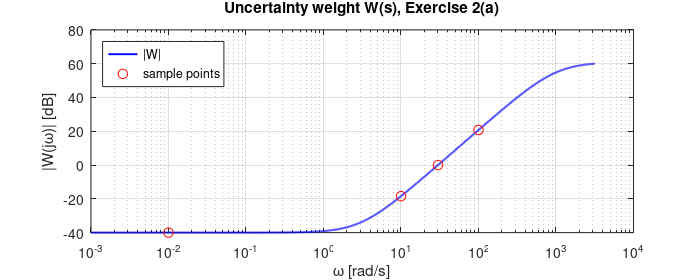
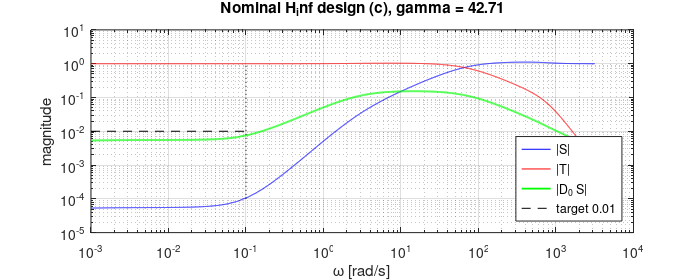
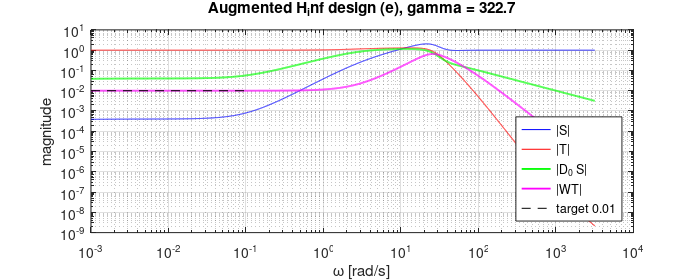

The MATLAB source for these figures, in order:
% Robust-control note, chapter 6: full Exercise 2 — parts (a)–(e).
% Produces every number and every figure quoted in the note. Run from the repo root:
%   octave --no-gui --quiet Control/robust-control-06-robust-performance-analysis/scripts/ex2.m
% Figures are written to .../robust-control-06-robust-performance-analysis/assets/.
pkg load control
format short g
s = tf('s');
here = 'Control/robust-control-06-robust-performance-analysis/assets/';
if exist(here, 'dir') != 7, mkdir(here); end
set(0, 'defaultfigurevisible', 'off');
set(0, 'defaultfigurepaperunits','inches','defaultfigurepaperposition',[0 0 7 2.8]);

% ---------------- plant ----------------
GH  = ss(200/((10*s+1)*(0.05*s+1)^2)); GH  = minreal(GH, 1e-9);
G05 = ss(100/(10*s+1));                G05 = minreal(G05, 1e-9);

% ---------------- (a) the uncertainty weight W ----------------
w1 = 30/sqrt(99);        % |W(30i)| = 1/1.0009 (proper regularization)
Wf = @(z) 0.01*(1+z/w1).^2./(1+z/1000).^2;
printf('W: zero at w1 = %.4f rad/s; |W| at w = 0.01, 0.1, 1, 10, 30, 100, 1000:\n', w1);
for ww = [0.01 0.1 1 10 30 100 1000]
  printf('   w=%8.4g  |W| = %.5f\n', ww, abs(Wf(1i*ww)));
end
printf('slope 30->300 rad/s: %.2f dB/decade\n', 20*log10(abs(Wf(300i))/abs(Wf(30i))));
wspec = [0.01 10 30 100];
printf('spec-point check |W(jw)| at w = 0.01, 10, 30, 100: %s\n', ...
       mat2str(arrayfun(@(x) abs(Wf(1i*x)), wspec), 4));

% ---------------- (b) static gains K in [1,3] ----------------
dG  = conv([0.05 1],[0.05 1]);
dGH = conv(dG,[10 1]);                    % 0.025 s^3 + 1.0025 s^2 + 10.1 s + 1
printf('\nloop denominator dGH = %s\n', mat2str(dGH, 6));
printf('K      max Re(eig of closed loop)\n');
for K = [1 1.5 2 2.02 2.05 2.5 3]
  chi = dGH; chi(end) = chi(end)+200*K;
  printf('%.3f   %+.4f\n', K, max(real(roots(chi))));
end
wp = logspace(-3,3.5,8000);
wK = logspace(-3,4,200001);               % fine grid for the part-(b) peaks
for K = [1 1.5 2]
  Lc = 200*K ./ polyval(dGH, 1i*wK);         % complex loop response
  Sm = abs(1./(1+Lc)); Tm = abs(Lc./(1+Lc)); % |S|, |T| (must use complex L)
  Wm = abs(Wf(1i*wK));
  [sw,iw] = max(Wm.*Tm);
  i707 = find(Sm >= 1/sqrt(2), 1);           % |S| first reaches 1/sqrt(2)
  bw = 0; if ~isempty(i707), bw = wK(i707); end
  printf('K=%.1f: |WT|inf=%.4g @w=%.4g, margin=%.4g, |S|inf=%.4g, bw=%.4g rad/s\n', ...
         K, sw, wK(iw), 1/sw, max(Sm), bw);
end

% ---------------- shared machinery ----------------
a_r = 3e5; b_r = 8; c_r = 0.001;          % r->e weight: DC 3e5, corner 8, roll 0.001
a_d = 8000; b_d = 3; c_d = 0.1;           % d->e weight: DC 8e3, corner 3, roll 0.1
rho = 1e-4;                               % control penalty
Wr = ss(a_r*(s/b_r+1)/(s/c_r+1)); Wr = minreal(Wr,1e-9);
Wd = ss(a_d*(s/b_d+1)/(s/c_d+1)); Wd = minreal(Wd,1e-9);
[agh,bgh,cgh,dgh] = ssdata(GH);
[a05,b05,c05,d05] = ssdata(G05);
[ar,brg,crg,drg]  = ssdata(Wr);
[ad_,bd,cd,dd]    = ssdata(Wd);
Wss = ss(0.01*(1+s/w1)^2/(1+s/1000)^2); Wss = minreal(Wss,1e-9);   % part-(a) weight

function o = stabword(tfm)
  if tfm, o = 'STABLE'; else, o = 'UNSTABLE'; end
end
function report(Kcl, tag, GHp, G05p)
  Lss = Kcl*GHp;
  Sc  = prescale(feedback(eye(1), Lss));
  Tss = prescale(feedback(Lss,eye(1)));
  wq  = [0 logspace(-3,3.5,4000)];
  ms  = squeeze(abs(freqresp(Sc, wq)));
  md  = squeeze(abs(freqresp(G05p, wq))) .* ms;
  i707 = find(ms >= 1/sqrt(2), 1);
  bw = 0; if ~isempty(i707), bw = wq(min(i707,numel(wq))); end
  [es,~] = step(Tss, linspace(0,200,100001));
  printf('%s: |S(0)|=%.3g  bw=%.4g rad/s  sup|S|=%.3g  max|G05*S| (w<=0.1)=%.3g  overshoot=%.2f%%\n', ...
    tag, ms(1), bw, max(ms), max(md(wq<=0.1)), (max(es)-1)*100);
  % Physical state equations, no cancellation of controller or plant states.
  [ap,bp,cp,dp]=ssdata(GHp); [ak,bk,ck,dk]=ssdata(Kcl);
  assert(norm(dp)==0);
  acl=[ap-bp*dk*cp bp*ck;-bk*cp ak];
  printf('  full nominal modes %d, max Re = %.9g; norm(WT) checked separately\n',rows(acl),max(real(eig(acl))));
  assert(max(real(eig(acl)))<0);
  [err,tt]=step(Sc,linspace(0,200,100001));
  printf('  error step min %.9g max %.9g at t=200 %.9g (e=1-y)\n',min(err),max(err),err(end));
  % Independent complex algebra: no state-space closed-loop inversion.
  kf=squeeze(freqresp(Kcl,wq)); pf=squeeze(freqresp(GHp,wq));
  sf=1./(1+pf.*kf);
  [residual,ir]=max(abs(sf-squeeze(freqresp(Sc,wq))));
  printf('  physical algebra / state-space sensitivity discrepancy %.3g at w=%.9g\n',residual,wq(ir));
  printf('  independent algebra S(0)=%.12g\n',sf(1));
  % The synthesized controller has poorly conditioned near-cancelling slow modes.
  % Check an absolute 1e-5 envelope (not machine-precision equivalence).
  assert(residual<1e-5);
end

% ---- (c) nominal design: inputs (rh, dh, u), outputs (z1 = e, z2 = rho*u, y = e) ----
nG=rows(agh); n5=rows(a05); nr=rows(ar); nd=rows(ad_); N=nG+n5+nr+nd;
A=zeros(N,N);
A(1:nG,1:nG)=agh; A(nG+1:nG+n5,nG+1:nG+n5)=a05;
A(nG+n5+1:nG+n5+nr,nG+n5+1:nG+n5+nr)=ar;
A(nG+n5+nr+1:N,nG+n5+nr+1:N)=ad_;
A(nG+1:nG+n5,nG+n5+nr+1:N)=b05*cd;        % disturbance enters via Wd output
B=zeros(N,3);
B(1:nG,3)=bgh; B(nG+1:nG+n5,2)=b05*dd;
B(nG+n5+1:nG+n5+nr,1)=brg; B(nG+n5+nr+1:N,2)=bd;
C=zeros(3,N); eC=zeros(1,N);
eC(1:nG)=-cgh; eC(nG+1:nG+n5)=-c05; eC(nG+n5+1:nG+n5+nr)=crg;
C(1,:)=eC; C(3,:)=eC;
D=[drg 0 0; 0 0 rho; drg 0 0];
P = ss(A,B,C,D);
[Kc,~,gamc] = hinfsyn(P,1,1);
Kc=prescale(Kc);                         % similarity only; retain every mode
printf('\n(c): gamma = %.4g, controller order %d\n', gamc, rows(Kc.a));
report(Kc, '(c)', GH, G05);

% ---- (d) stability margin of the (c) design ----
Lc  = Kc*GH;
Tcc = prescale(feedback(Lc,eye(1)));
[wmag,w0] = norm(ss(Wss*Tcc),inf,1e-7);
gstar = 1/wmag;
printf('(d): |WT|inf = %.4g at w = %.4g  ==>  gamma* = %.4g\n', wmag, w0, gstar);
% destabiliser Delta(s) = c*(alpha-s)/(alpha+s): |Delta(iw)| = c, arg = -2 atan(w/alpha)
theta = angle(freqresp(Wss*Tcc, w0));
dneed = mod(-pi - theta, 2*pi);           % wanted arg of Delta(iw0)
if dneed > pi, dneed = dneed - 2*pi; end  % now in (-pi, pi]
dsign=1;
if dneed > 0, dneed = dneed - pi; dsign=-1; end
alp = w0 / tan(-dneed/2);
for c1 = [1 1.2 1.5 2.0]*gstar
  Dd = minreal(dsign*c1*(alp-s)/(alp+s), 1e-9);
  Lp  = Lc*(eye(1)+Wss*Dd);               % K*G*(1+W*Delta)*H
  Lpt = minreal(Lp, 1e-9);
  [nL,dL] = tfdata(Lpt, 'v');
  p = roots(dL + nL);                     % 1 + L = 0
  status='BOUNDARY CANDIDATE (floating-point roots)';
  if c1>gstar, status=stabword(max(real(p))<0); end
  printf('  c=%.4g: alpha=%.4g, |Delta|=%.4g, max Re pole of 1+K*G*(1+W*D) = %+.4g -> %s\n', ...
    c1, alp, c1, max(real(p)), status);
  % Retain the actual shared plant: u+Delta*W*u drives one GH realization.
  Pphys=ss(GH)*(ss(1)+ss(Dd)*Wss);
  [ap,bp,cp,dp]=ssdata(Pphys); [ak,bk,ck,dk]=ssdata(Kc);
  assert(norm(dp)==0);
  acl=[ap-bp*dk*cp bp*ck;-bk*cp ak];
  printf('    full physical loop: %d modes, max Re %.9g\n',rows(acl),max(real(eig(acl))));
  if c1 == gstar
    residual=abs(1+freqresp(Wss*Tcc*Dd,w0));
    printf('    boundary return-difference residual %.3g\n',residual);
    assert(residual<1e-10);
    assert(min(abs(eig(acl)-1i*w0))<1e-4);
  else
    assert(max(real(eig(acl)))>0);
  end
end

% ---- (e) robust design: adds the uncertainty channel ----
nw=rows(Wss.a); Ne=nG+n5+nr+nd+nw;
Ae=zeros(Ne,Ne);
Ae(1:nG,1:nG)=agh; Ae(nG+1:nG+n5,nG+1:nG+n5)=a05;
Ae(nG+n5+1:nG+n5+nr,nG+n5+1:nG+n5+nr)=ar;
Ae(nG+n5+nr+1:nG+n5+nr+nd,nG+n5+nr+1:nG+n5+nr+nd)=ad_;
Ae(Ne-nw+1:Ne,Ne-nw+1:Ne)=Wss.a;
Ae(nG+1:nG+n5,nG+n5+nr+1:nG+n5+nr+nd)=b05*cd;
Be=zeros(Ne,4);
Be(1:nG,3)=bgh; Be(1:nG,4)=bgh;           % wD and u both enter the plant input
Be(nG+1:nG+n5,2)=b05*dd;
Be(nG+n5+1:nG+n5+nr,1)=brg; Be(nG+n5+nr+1:nG+n5+nr+nd,2)=bd;
Be(Ne-nw+1:Ne,4)=Wss.b;                   % u drives the W block (zD = W u)
Ce=zeros(4,Ne); eC=zeros(1,Ne);
eC(1:nG)=-cgh; eC(nG+1:nG+n5)=-c05; eC(nG+n5+1:nG+n5+nr)=crg;
Ce(1,:)=eC; Ce(4,:)=eC;
Ce(2,Ne-nw+1:Ne)=Wss.c;
De=zeros(4,4);
De(2,4)=Wss.d;                            % zD = W u direct term
De(3,4)=rho;                              % same control penalty as part (c)
De(1,1)=drg; De(4,1)=drg;
Pe = ss(Ae,Be,Ce,De);
[Ke,~,game] = hinfsyn(Pe,1,1);
Ke=prescale(Ke);
printf('(e): gamma = %.4g, controller order %d\n', game, rows(Ke.a));
report(Ke, '(e)', GH, G05);
Le  = Ke*GH;
Tee = prescale(feedback(Le,eye(1)));
WmTe = squeeze(abs(freqresp(Wss*Tee, wp)));
[wmage,imde] = max(WmTe);
printf('(e): |WT|inf = %.4g at w = %.4g  ==>  gamma* = %.4g\n', wmage, wp(imde), 1/wmage);
% Continuous-frequency H-infinity algorithm, not the plotting grid.
[nc,wc]=norm(ss(Wss*Tcc),inf,1e-7);
[ne,we]=norm(ss(Wss*Tee),inf,1e-7);
printf('continuous norm: (c) %.10g @ %.10g, margin %.10g; (e) %.10g @ %.10g, margin %.10g\n',nc,wc,1/nc,ne,we,1/ne);
printf('Routh exact Kcrit = %.12g\n',(dGH(2)*dGH(3)/dGH(1)-1)/200);

% ---------------- figures ----------------
% Fig 1: the weight with evaluated sample points (not independent specifications).
f = figure(1); clf;
semilogx(wp(2:end), 20*log10(abs(Wf(1i*wp(2:end)))), 'b', 'linewidth', 1.4); hold on;
semilogx(wspec, 20*log10(arrayfun(@(x) abs(Wf(1i*x)), wspec)), 'ro', 'markersize', 7);
grid on; xlabel('\omega [rad/s]'); ylabel('|W(j\omega)| [dB]');
legend('|W|', 'sample points', 'location', 'northwest');
title('Uncertainty weight W(s), Exercise 2(a)');
print(f, [here 'ex2-W.png'], '-dpng', '-r120');

% Fig 2: nominal design (c): |S|, |T|, disturbance channel
Sc2 = prescale(feedback(eye(1), Lc));
msc = squeeze(abs(freqresp(Sc2, wp)));
mtc = squeeze(abs(freqresp(Tcc, wp)));
mdc = squeeze(abs(freqresp(G05, wp))) .* msc;
f = figure(2); clf;
loglog(wp(2:end), msc(2:end), 'b', wp(2:end), mtc(2:end), 'r', ...
       wp(2:end), mdc(2:end), 'g', 'linewidth', 1.3); hold on;
line([1e-3 0.1], [0.01 0.01], 'color', 'k', 'linestyle', '--');
line([0.1 0.1], [1e-4 1], 'color', 'k', 'linestyle', ':');
grid on; xlabel('\omega [rad/s]'); ylabel('magnitude');
legend('|S|', '|T|', '|D_0 S|', 'target 0.01', 'location', 'southeast');
title(sprintf('Nominal H_inf design (c), gamma = %.4g', gamc));
print(f, [here 'ex2-c.png'], '-dpng', '-r120');

% Fig 3: robust design (e), same curves
Sc3 = prescale(feedback(eye(1), Le));
mse = squeeze(abs(freqresp(Sc3, wp)));
mte = squeeze(abs(freqresp(Tee, wp)));
mde = squeeze(abs(freqresp(G05, wp))) .* mse;
f = figure(3); clf;
loglog(wp(2:end), mse(2:end), 'b', wp(2:end), mte(2:end), 'r', ...
       wp(2:end), mde(2:end), 'g', 'linewidth', 1.3); hold on;
loglog(wp, WmTe, 'm', 'linewidth', 1.3);
line([1e-3 0.1], [0.01 0.01], 'color', 'k', 'linestyle', '--');
grid on; xlabel('\omega [rad/s]'); ylabel('magnitude');
legend('|S|', '|T|', '|D_0 S|', '|WT|', 'target 0.01', 'location', 'southeast');
title(sprintf('Augmented H_inf design (e), gamma = %.4g', game));
print(f, [here 'ex2-e.png'], '-dpng', '-r120');
printf('\nfigures written to %s\n', here);

% ================= functions =================
